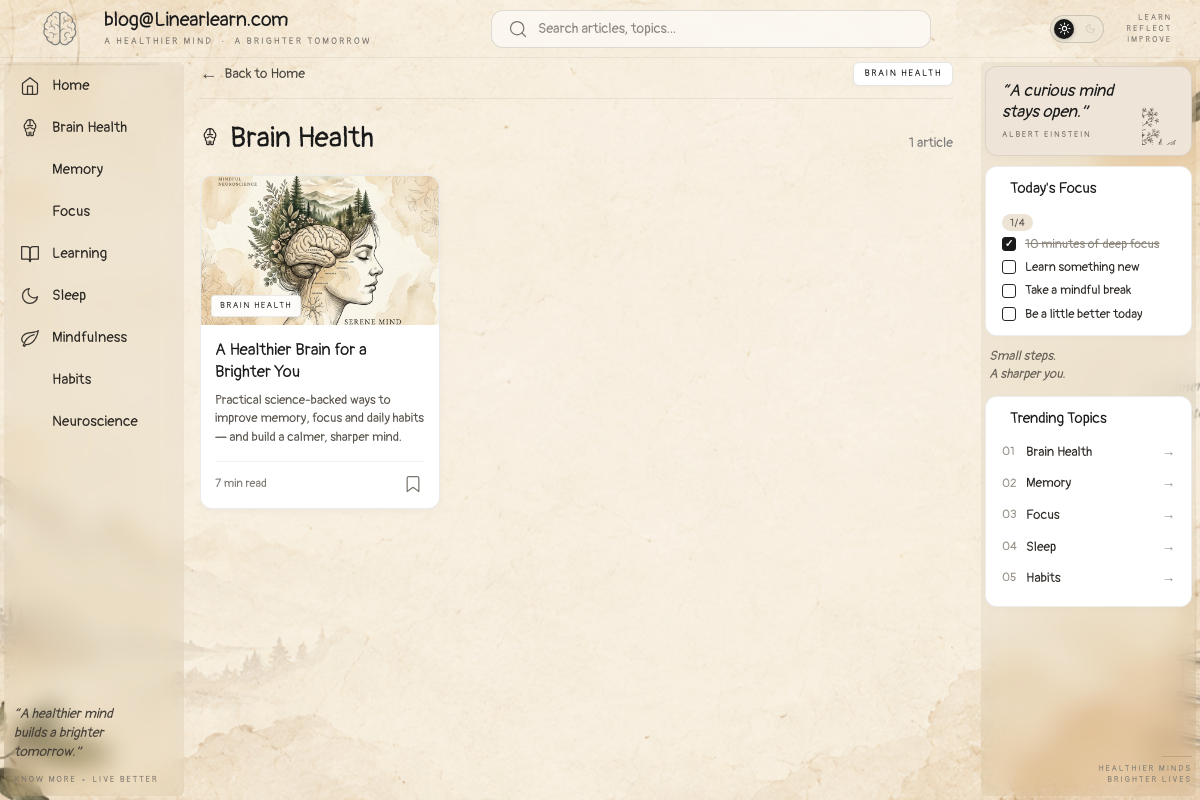
The page /category.php?slug=brain-health on the database its author committed.
### tables this page shows
CREATE TABLE `categories` (
  `id` INT AUTO_INCREMENT PRIMARY KEY,
  `name` VARCHAR(100) NOT NULL,
  `slug` VARCHAR(100) NOT NULL UNIQUE,
  `icon` VARCHAR(50) DEFAULT 'grid',
  `sort_order` INT DEFAULT 0
);

CREATE TABLE `posts` (
  `id` INT AUTO_INCREMENT PRIMARY KEY,
  `title` VARCHAR(255) NOT NULL,
  `slug` VARCHAR(255) NOT NULL UNIQUE,
  `content` LONGTEXT,
  `excerpt` TEXT,
  `author` VARCHAR(100) DEFAULT 'LinearLearn Team',
  `category_id` INT DEFAULT NULL,
  `featured_image` VARCHAR(255) DEFAULT '',
  `read_time` INT DEFAULT 5,
  `views` INT UNSIGNED DEFAULT 0,
  `is_featured` TINYINT(1) DEFAULT 0,
  `status` ENUM('published','draft') DEFAULT 'draft',
  `sections` LONGTEXT DEFAULT NULL,
  `created_at` TIMESTAMP DEFAULT CURRENT_TIMESTAMP,
  `updated_at` TIMESTAMP DEFAULT CURRENT_TIMESTAMP ON UPDATE CURRENT_TIMESTAMP,
  INDEX `idx_posts_status_created` (`status`, `created_at`),
  INDEX `idx_posts_status_views` (`status`, `views`),
  INDEX `idx_posts_slug` (`slug`),
  INDEX `idx_posts_category` (`category_id`),
  FOREIGN KEY (`category_id`) REFERENCES `categories`(`id`) ON DELETE SET NULL
);

### category.php (the view, shortened to what this page needs)
<?php
require_once __DIR__ . '/includes/functions.php';
$slug = $_GET['slug'] ?? '';
$category = $slug ? getCategoryBySlug($slug) : null;
$posts = getPostsByCategory($category['id']);
$baseUrl = '';
include __DIR__ . '/includes/header.php';
?>
  <div class="page-layout">
    <?php include __DIR__ . '/includes/sidebar-left.php'; ?>
    <main class="main-content" id="main-content">
      <div class="reading-top-nav">
        <a href="index.php" class="reading-back-link">
          <span class="back-arrow">&larr;</span> Back to Home
        </a>
        <span class="reading-cat-badge"><?= strtoupper(e($category['name'])) ?></span>
      </div>
      <div class="section-header" style="margin-bottom: 20px;">
        <h1 class="section-title" style="font-size: 1.8rem; display: flex; align-items: center; gap: 10px;">
          <span style="color: #2b2723;"><?= icon($category['icon'], 'cat-title-icon') ?></span>
          <?= e($category['name']) ?>
        </h1>
        <span class="text-muted" style="font-size: 0.85rem; font-weight: 500;">
          <?= count($posts) ?> article<?= count($posts) !== 1 ? 's' : '' ?>
        </span>
      </div>
      <?php if (!empty($posts)): ?>
      <div class="articles-grid-3col">
        <?php foreach ($posts as $post):
          $postThumb = $post['featured_image'] ?: 'assets/images/thumb-memory.jpg';
        ?>
        <article class="article-card">
          <a href="post.php?slug=<?= e($post['slug']) ?>" class="card-thumb-wrap">
            <img src="<?= e($postThumb) ?>" alt="<?= e($post['title']) ?>" class="card-thumb-img" loading="lazy">
            <span class="card-cat-badge"><?= strtoupper(e($category['name'])) ?></span>
          </a>
          <div class="card-body">
            <h3 class="card-title">
              <a href="post.php?slug=<?= e($post['slug']) ?>"><?= e($post['title']) ?></a>
            </h3>
            <p class="card-desc"><?= e($post['excerpt'] ?: truncateText($post['content'], 110)) ?></p>
            <div class="card-footer">
              <div class="card-read-time">
                <span><?= (int)($post['read_time'] ?: 6) ?> min read</span>
              </div>
              <button type="button" class="card-bookmark-btn" aria-label="Bookmark article">
                <?= icon('bookmark', 'card-bookmark-icon') ?>
              </button>
            </div>
          </div>
        </article>
        <?php endforeach; ?>
      </div>
      <?php endif; ?>
    </main>
    <?php include __DIR__ . '/includes/sidebar-right.php'; ?>
  </div>
<?php include __DIR__ . '/includes/footer.php'; ?>

### includes/functions.php (shortened to what this page needs)
<?php
function icon(string $name, string $class = ''): string {
    $path = __DIR__ . '/../assets/icons/' . $name . '.svg';
    if (file_exists($path)) {
        $svg = file_get_contents($path);
        if ($class) {
            $svg = str_replace('<svg ', '<svg class="' . htmlspecialchars($class) . '" ', $svg);
        }
        return $svg;
    }
    return '';
}
function e(string $text): string {
    return htmlspecialchars($text, ENT_QUOTES, 'UTF-8');
}
function getPostsByCategory(int $categoryId, int $limit = 20): array {
    $db = getDB();
    try {
        $stmt = $db->prepare("
            SELECT p.*, c.name as category_name, c.slug as category_slug, c.icon as category_icon
            FROM posts p
            LEFT JOIN categories c ON p.category_id = c.id
            WHERE p.status = 'published' AND p.category_id = :cat_id
            ORDER BY p.created_at DESC
            LIMIT :limit
        ");
        $stmt->bindValue(':cat_id', $categoryId, PDO::PARAM_INT);
        $stmt->bindValue(':limit', $limit, PDO::PARAM_INT);
        $stmt->execute();
        return $stmt->fetchAll();
    } catch (Exception $e) {
        return [];
    }
}
function getCategoryBySlug(string $slug): ?array {
    $db = getDB();
    try {
        $stmt = $db->prepare("SELECT * FROM categories WHERE slug = :slug");
        $stmt->execute([':slug' => $slug]);
        $res = $stmt->fetch() ?: null;
        return $res;
    } catch (Exception $e) {
        foreach (getFallbackCategories() as $c) {
            if ($c['slug'] === $slug) return $c;
        }
        return null;
    }
}

### rows shown on the page
categories: name "BRAIN HEALTH", name "Brain Health"
posts: featured_image (picture), category.name "BRAIN HEALTH", title "A Healthier Brain for a Brighter You", excerpt "Practical science-backed ways to improve memory, focus and daily habits — and build a calmer, sharper mind.", read_time "7"

### other values the page prints
$item['name'] "Home"
$item['name'] "Brain Health"
$item['name'] "Memory"
$item['name'] "Focus"
$item['name'] "Learning"
$item['name'] "Sleep"
$item['name'] "Mindfulness"
$item['name'] "Habits"
$item['name'] "Neuroscience"
count($posts) "1"
